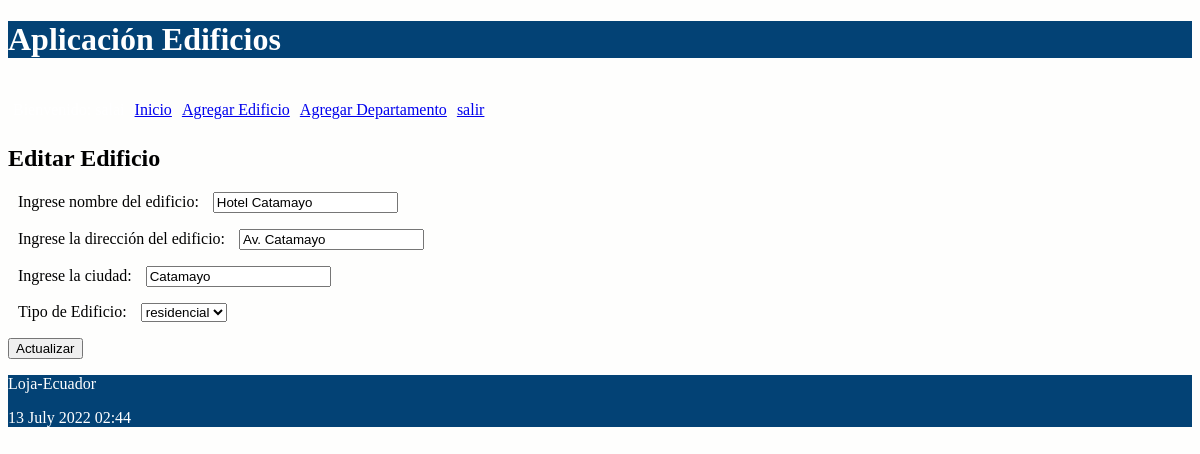
Page /editar_edificio/2 (signed in) on the committed database.
### departamentos/models.py (models this page shows, shortened)
class Edificio(models.Model):
    tipo_edificio = (
    ('(Residencial)','residencial'),
    ('(Comercial)','comercial')
    )
    nombre = models.CharField(max_length=30)
    direccion = models.CharField(max_length=30)
    ciudad = models.CharField(max_length=30)
    tipo = models.CharField(max_length=30, choices = tipo_edificio)

### departamentos/views.py (the view)
# urls.py: path('editar_edificio/<int:id>', views.editar_edificio,
@login_required(login_url='/entrando/login/')
def editar_edificio(request, id):
    Edificios = Edificio.objects.get(pk=id)
    if request.method=='POST':
        formulario = EdificioForm(request.POST, instance=Edificios)
        print(formulario.errors)
        if formulario.is_valid():
            formulario.save()
            return redirect(index)
    else:
        formulario = EdificioForm(instance=Edificios)
    diccionario = {'formulario': formulario}
    return render(request, 'editar_edificio.html', diccionario)

### departamentos/forms.py (shortened to what this page needs)
class EdificioForm(ModelForm):
    class Meta:
        model = Edificio
        fields = ['nombre', 'direccion', 'ciudad', 'tipo']
        labels = {
            'nombre': _('Ingrese nombre del edificio'),
            'direccion': _('Ingrese la dirección del edificio'),
            'ciudad': _('Ingrese la ciudad'),
            'tipo': _('Tipo de Edificio'),
        }

### departamentos/templates/editar_edificio.html (shortened to what this page needs)
{% extends "master.html" %}
{% block content %}
<h2>Editar Edificio</h3>
<form action="" method="post">
  {{formulario.as_p}}
  <p><input type='submit' value='Actualizar'/></p>
</form>
{% endblock %}

### departamentos/static/css/estilos.css (style rules this page uses)
body { background: #FEFEFD; }
label { padding: 12px 10px; }

### rows in the picture
Edificio: nombre "Hotel Catamayo", direccion "Av. Catamayo", ciudad "Catamayo", tipo "residencial"
